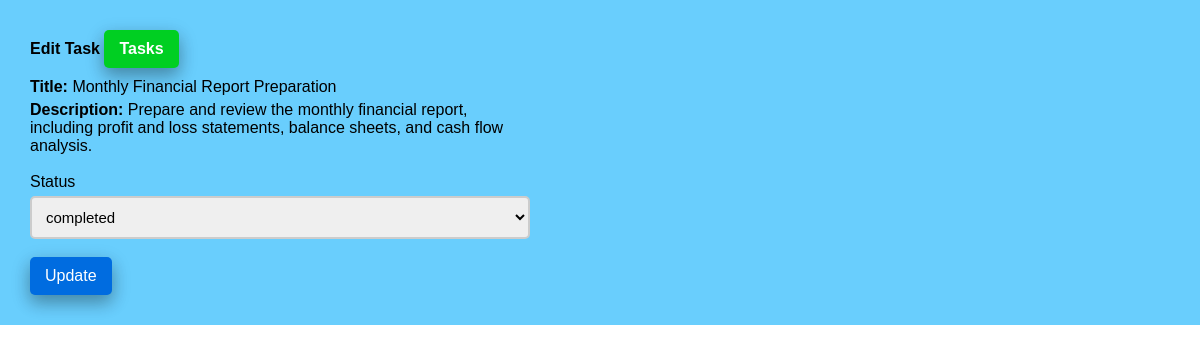
Screenshot of /edit-task-employee.php?id=4 (signed in) with the database file from the repository.
### tables this page shows
CREATE TABLE `tasks` (
  `id` int(11) NOT NULL,
  `title` varchar(100) NOT NULL,
  `description` text DEFAULT NULL,
  `assigned_to` int(11) DEFAULT NULL,
  `due_date` date DEFAULT NULL,
  `status` enum('pending','in_progress','completed') DEFAULT 'pending',
  `created_at` timestamp NOT NULL DEFAULT current_timestamp()
);

### app/model/Task.php (called while the page is built, shortened)
<?php
function get_task_by_id($conn, $id){
	$sql = "SELECT * FROM tasks WHERE id =? ";
	$stmt = $conn->prepare($sql);
	$stmt->execute([$id]);
	if($stmt->rowCount() > 0){
		$task = $stmt->fetch();
	}else $task = 0;
	return $task;
}

### edit-task-employee.php (the view, shortened to what this page needs)
<?php
if (isset($_SESSION['role']) && isset($_SESSION['id']) && $_SESSION['role'] == "employee") {
    include "DB_connection.php";
    include "app/Model/Task.php";
    include "app/Model/User.php";
    $id = $_GET['id'];
    $task = get_task_by_id($conn, $id);
 ?>
<!DOCTYPE html>
<html>
<head>
	<link rel="stylesheet" href="https://stackpath.bootstrapcdn.com/font-awesome/4.7.0/css/font-awesome.min.css">
	<link rel="stylesheet" href="css/style.css">
</head>
<body>
	<div class="body">
		<section class="section-1">
			<h4 class="title">Edit Task <a href="my_task.php">Tasks</a></h4>
			<form class="form-1"
			      method="POST"
			      action="app/update-task-employee.php">
				<div class="input-holder">
					<p><b>Title: </b><?=$task['title']?></p>
				</div>
				<div class="input-holder">
					<p><b>Description: </b><?=$task['description']?></p>
				</div><br>
            <div class="input-holder">
					<lable>Status</lable>
					<select name="status" class="input-1">
						<option <?php if( $task['status'] == "completed") echo"selected"; ?>>completed</option>
					</select><br>
				</div>
				<button class="edit-btn">Update</button>
			</form>
		</section>
	</div>
</body>
</html>
<?php }else{
   $em = "First login";
   header("Location: login.php?error=$em");
   exit();
}
 ?>

### css/style.css (style rules this page uses)
* { padding: 0; margin: 0; box-sizing: border-box; font-family: arial, sans-serif; }
.body { display: flex; }
.section-1 { padding: 30px; width: 100%; background: rgb(105, 206, 253); }
.section-1 .title { margin-bottom: 10px; }
.section-1 .title a { text-decoration: none; display: inline-block; padding-left: 10px; border: none; background: #00CF22; padding: 10px 15px; color: #fff; font-size: 16px; border-radius: 5px; cursor: pointer; outline: none; transition: background 1s; box-shadow: 0 8px 16px 0 rgba(0,0,0,0.2), 0 6px 20px 0 rgba(0,0,0,0.19); }
.edit-btn { text-decoration: none; display: inline-block; padding-left: 10px; border: none; background: #006CE0; padding: 10px 15px; color: #fff; font-size: 16px; border-radius: 5px; cursor: pointer; outline: none; transition: background 1s; box-shadow: 0 8px 16px 0 rgba(0,0,0,0.2), 0 6px 20px 0 rgba(0,0,0,0.19); }
.form-1 { width: 90%; max-width: 500px; }
.input-holder lable { display: block; margin-bottom: 5px; }
.input-1 { border: 2px solid #ccc; width: 100%; padding: 10px; font-size: 15px; outline: none; border-radius: 5px; display: block; }

### rows the page displays
tasks: title "Monthly Financial Report Preparation", description "Prepare and review the monthly financial report, including profit and loss statements, balance sheets, and cash flow analysis.", status "completed"
